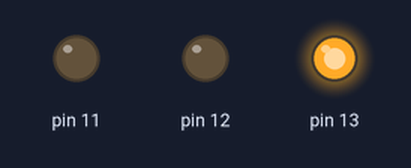
The sketch below on a simulated Arduino Uno, built with avr-gcc and run on an emulated ATmega328P. On the bench: output pins drawn as LEDs (lit = HIGH).

Above: at 5.5 s.
At 6.6 s:
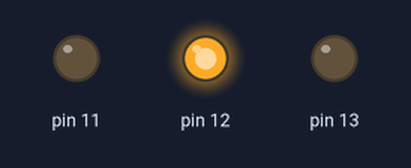
At 8.26 s:
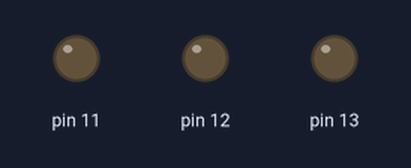
At 11.0 s:
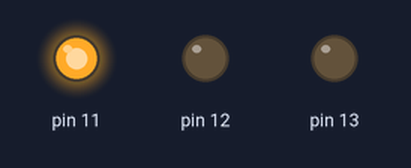
Timing chart, 0 to 12.6 s (numbered marks = the images above):
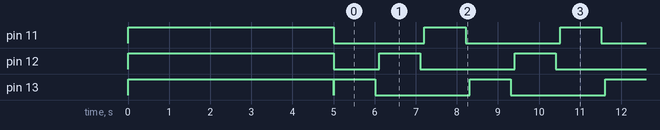

Measured:
- by itself, pin 11: alternates HIGH for 1.0 s and LOW for 2.3 s
- by itself, pin 12, pin 13: repeats every 3.3 s: HIGH 1.0 s, LOW 2.3 s
- by itself, everything shown: repeats every 3.3 s, in 6 steps

The sketch:

ex07.ino
```cpp
void setup() {
 pinMode(13, OUTPUT); // 빨강
 pinMode(12, OUTPUT); // 노랑
 pinMode(11, OUTPUT); // 초록
 digitalWrite(13, HIGH); //LED 켜기
 digitalWrite(12, HIGH);
 digitalWrite(11, HIGH);
 delay(5000); //5초동안 상태 유지, 1000 -> 1초
 digitalWrite(13, LOW); //LED 끄기
 digitalWrite(12, LOW);
 digitalWrite(11, LOW);
 delay(10);
}

void loop() {
 // 빨강1초켜기 -> 빨강끄기 -> 노랑1초켜기->노랑끄기->초록1초켜고->초록끄기
  digitalWrite(13, HIGH); //빨강켜기
  delay(1000);
  digitalWrite(13, LOW);
  delay(100);
  digitalWrite(12, HIGH); //노랑켜기
  delay(1000);
  digitalWrite(12, LOW);
  delay(100);
  digitalWrite(11, HIGH); //초록켜기
  delay(1000);
  digitalWrite(11, LOW);
  delay(100);
}
```
